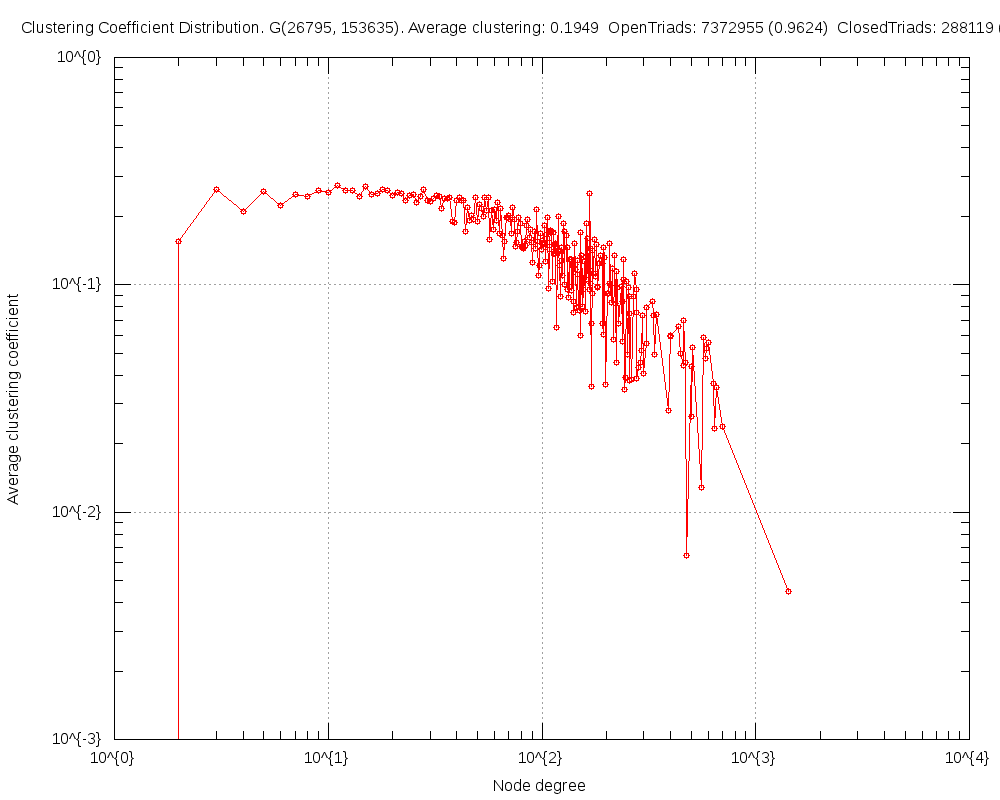

This figure's gnuplot source:
#
# Clustering Coefficient Distribution. G(26795, 153635). Average clustering: 0.1949  OpenTriads: 7372955 (0.9624)  ClosedTriads: 288119 (0.0376) (Sun Apr 27 20:54:42 2014)
#

set title "Clustering Coefficient Distribution. G(26795, 153635). Average clustering: 0.1949  OpenTriads: 7372955 (0.9624)  ClosedTriads: 288119 (0.0376)"
set key bottom right
set logscale xy 10
set format x "10^{%L}"
set mxtics 10
set format y "10^{%L}"
set mytics 10
set grid
set xlabel "Node degree"
set ylabel "Average clustering coefficient"
set tics scale 2
set terminal png size 1000,800
set output 'ccf.TwitterRW1.50.png'
plot 	"ccf.TwitterRW1.50.tab" using 1:2 title "" with linespoints pt 6
